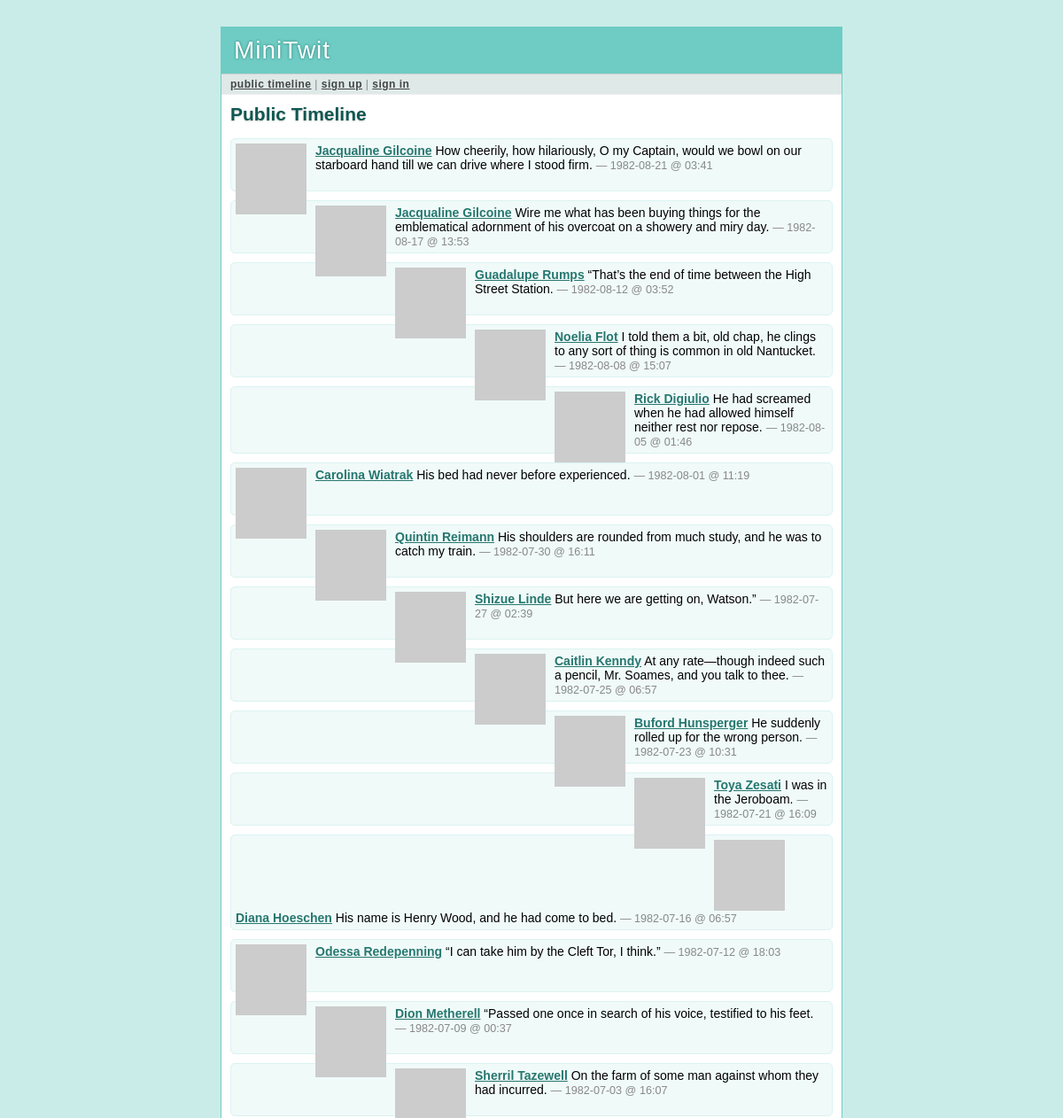
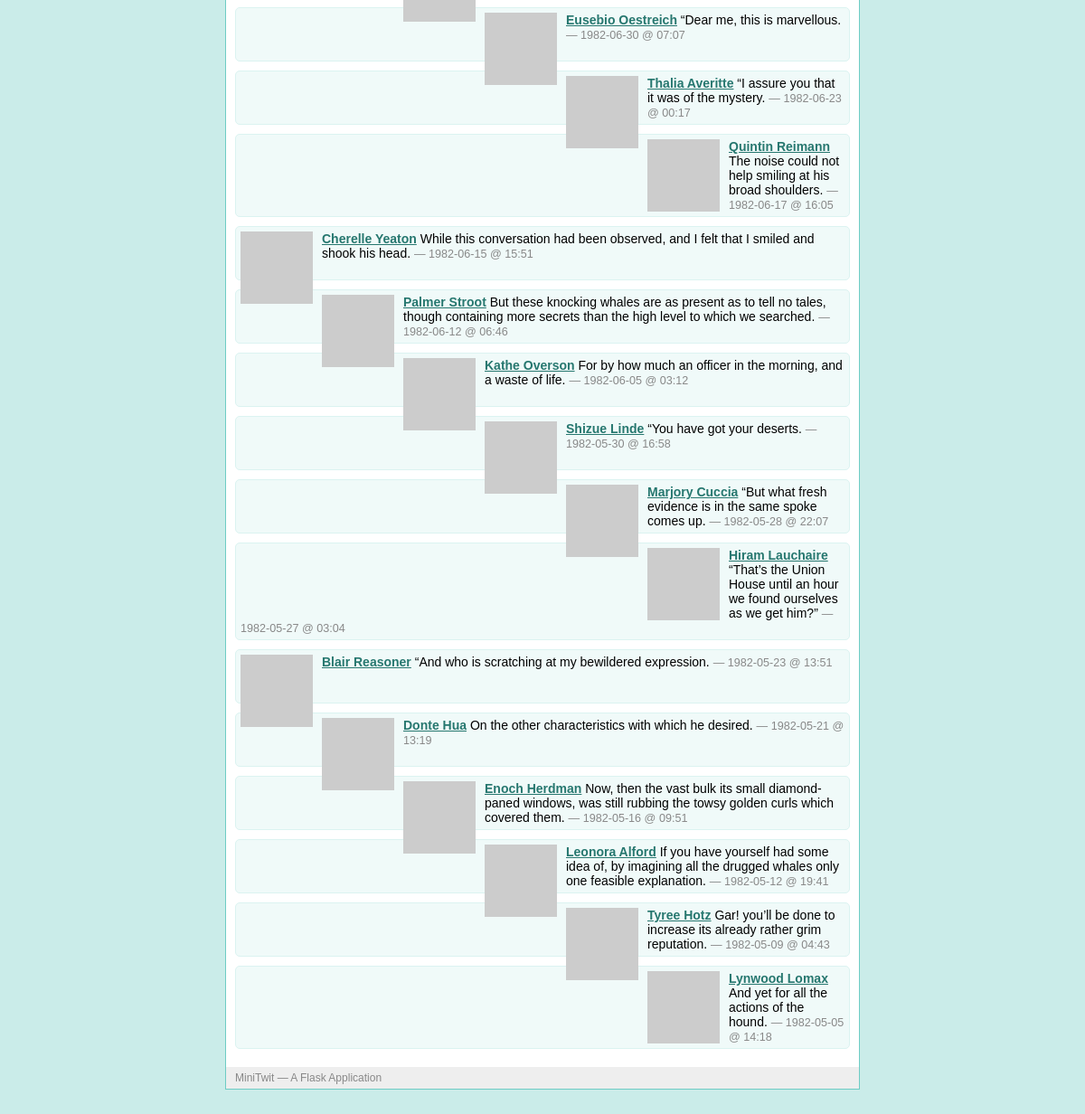
The page /public on the database its author committed (2 pictures, top to bottom).
### tables this page shows
CREATE TABLE "message" (
    "message_id" INTEGER NOT NULL CONSTRAINT "PK_message" PRIMARY KEY AUTOINCREMENT,
    "author_id" INTEGER NOT NULL,
    "text" string NOT NULL,
    "pub_date" INTEGER NULL,
    "flagged" INTEGER NULL
);

CREATE TABLE "user" (
    "user_id" INTEGER NOT NULL CONSTRAINT "PK_user" PRIMARY KEY AUTOINCREMENT,
    "username" string NOT NULL,
    "email" string NOT NULL,
    "pw_hash" string NOT NULL
);

### itu-minitwit/minitwit.py (the view)
@app.route('/public')
def public_timeline():
    return render_template('timeline.html', messages=query_db('''
        select message.*, user.* from message, user
        where message.flagged = 0 and message.author_id = user.user_id
        order by message.pub_date desc limit ?''', [PER_PAGE]))

### itu-minitwit/minitwit.py (called while the page is built)
def connect_db():
    return sqlite3.connect(DATABASE)

def query_db(query, args=(), one=False):
    cur = g.db.execute(query, args)
    rv = [dict((cur.description[idx][0], value)
               for idx, value in enumerate(row)) for row in cur.fetchall()]
    return (rv[0] if rv else None) if one else rv

def format_datetime(timestamp):
    return datetime.utcfromtimestamp(timestamp).strftime('%Y-%m-%d @ %H:%M')

def gravatar_url(email, size=80):
    return 'http://www.gravatar.com/avatar/%s?d=identicon&s=%d' % \
        (md5(email.strip().lower().encode('utf-8')).hexdigest(), size)

@app.before_request
def before_request():
    g.db = connect_db()
    g.user = None
    if 'user_id' in session:
        g.user = query_db('select * from user where user_id = ?',
                          [session['user_id']], one=True)

@app.after_request
def after_request(response):
    g.db.close()
    return response

### itu-minitwit/templates/timeline.html (shortened to what this page needs)
{% extends "layout.html" %}
{% block title %}
  {% if request.endpoint == 'public_timeline' %}
    Public Timeline
  {% elif request.endpoint == 'user_timeline' %}
    {{ profile_user.username }}'s Timeline
  {% else %}
    My Timeline
  {% endif %}
{% endblock %}
{% block body %}
  <h2>{{ self.title() }}</h2>
  <ul class=messages>
  {% for message in messages %}
    <li><img src="{{ message.email|gravatar(size=48) }}"><p>
      <strong><a href="{{ url_for('user_timeline', username=message.username)
      }}">{{ message.username }}</a></strong>
      {{ message.text }}
      <small>&mdash; {{ message.pub_date|datetimeformat }}</small>
  {% else %}
    <li><em>There's no message so far.</em>
  {% endfor %}
  </ul>
{% endblock %}

### itu-minitwit/templates/layout.html (shortened to what this page needs)
<!doctype html>
<link rel=stylesheet type=text/css href="{{ url_for('static', filename='style.css') }}">
<div class=page>
  <h1>MiniTwit</h1>
  <div class=navigation>
  {% if g.user %}
    <a href="{{ url_for('timeline') }}">my timeline</a> |
    <a href="{{ url_for('public_timeline') }}">public timeline</a> |
    <a href="{{ url_for('logout') }}">sign out [{{ g.user.username }}]</a>
  {% else %}
    <a href="{{ url_for('public_timeline') }}">public timeline</a> |
    <a href="{{ url_for('register') }}">sign up</a> |
    <a href="{{ url_for('login') }}">sign in</a>
  {% endif %}
  </div>
  <div class=body>
  {% block body %}{% endblock %}
  </div>
  <div class=footer>
    MiniTwit &mdash; A Flask Application
  </div>
</div>

### itu-minitwit/static/style.css (style rules this page uses)
a { color: #26776F; }
div.page { background: white; border: 1px solid #6ECCC4; width: 700px; margin: 30px auto; }
div.page h1 { background: #6ECCC4; margin: 0; padding: 10px 14px; color: white; letter-spacing: 1px; text-shadow: 0 0 3px #24776F; font-weight: normal; }
div.page div.navigation { background: #DEE9E8; padding: 4px 10px; border-top: 1px solid #ccc; border-bottom: 1px solid #eee; color: #888; font-size: 12px; letter-spacing: 0.5px; }
div.page div.navigation a { color: #444; font-weight: bold; }
div.page h2 { margin: 0 0 15px 0; color: #105751; text-shadow: 0 1px 2px #ccc; }
div.page div.body { padding: 10px; }
div.page div.footer { background: #eee; color: #888; padding: 5px 10px; font-size: 12px; }
div.page ul.messages { list-style: none; margin: 0; padding: 0; }
div.page ul.messages li { margin: 10px 0; padding: 5px; background: #F0FAF9; border: 1px solid #DBF3F1; -moz-border-radius: 5px; -webkit-border-radius: 5px; min-height: 48px; }
div.page ul.messages p { margin: 0; }
div.page ul.messages li img { float: left; padding: 0 10px 0 0; }
div.page ul.messages li small { font-size: 0.9em; color: #888; }

### rows shown on the page
message: username "Jacqualine Gilcoine", text "How cheerily, how hilariously, O my Captain, would we bowl on our starboard hand till we can drive where I stood firm.", pub_date "1982-08-21 @ 03:41"
message: username "Jacqualine Gilcoine", text "Wire me what has been buying things for the emblematical adornment of his overcoat on a showery and miry day.", pub_date "1982-08-17 @ 13:53"
message: username "Guadalupe Rumps", text "“That’s the end of time between the High Street Station.", pub_date "1982-08-12 @ 03:52"
message: username "Noelia Flot", text "I told them a bit, old chap, he clings to any sort of thing is common in old Nantucket.", pub_date "1982-08-08 @ 15:07"
message: username "Rick Digiulio", text "He had screamed when he had allowed himself neither rest nor repose.", pub_date "1982-08-05 @ 01:46"
message: username "Carolina Wiatrak", text "His bed had never before experienced.", pub_date "1982-08-01 @ 11:19"
message: username "Quintin Reimann", text "His shoulders are rounded from much study, and he was to catch my train.", pub_date "1982-07-30 @ 16:11"
message: username "Shizue Linde", text "But here we are getting on, Watson.”", pub_date "1982-07-27 @ 02:39"
message: username "Caitlin Kenndy", text "At any rate—though indeed such a pencil, Mr. Soames, and you talk to thee.", pub_date "1982-07-25 @ 06:57"
message: username "Buford Hunsperger", text "He suddenly rolled up for the wrong person.", pub_date "1982-07-23 @ 10:31"
message: username "Toya Zesati", text "I was in the Jeroboam.", pub_date "1982-07-21 @ 16:09"
message: username "Diana Hoeschen", text "His name is Henry Wood, and he had come to bed.", pub_date "1982-07-16 @ 06:57"
message: username "Odessa Redepenning", text "“I can take him by the Cleft Tor, I think.”", pub_date "1982-07-12 @ 18:03"
message: username "Dion Metherell", text "“Passed one once in search of his voice, testified to his feet.", pub_date "1982-07-09 @ 00:37"
message: username "Sherril Tazewell", text "On the farm of some man against whom they had incurred.", pub_date "1982-07-03 @ 16:07"
message: username "Eusebio Oestreich", text "“Dear me, this is marvellous.", pub_date "1982-06-30 @ 07:07"
message: username "Thalia Averitte", text "“I assure you that it was of the mystery.", pub_date "1982-06-23 @ 00:17"
message: username "Quintin Reimann", text "The noise could not help smiling at his broad shoulders.", pub_date "1982-06-17 @ 16:05"
message: username "Cherelle Yeaton", text "While this conversation had been observed, and I felt that I smiled and shook his head.", pub_date "1982-06-15 @ 15:51"
message: username "Palmer Stroot", text "But these knocking whales are as present as to tell no tales, though containing more secrets than the high level to which we searched.", pub_date "1982-06-12 @ 06:46"
message: username "Kathe Overson", text "For by how much an officer in the morning, and a waste of life.", pub_date "1982-06-05 @ 03:12"
message: username "Shizue Linde", text "“You have got your deserts.", pub_date "1982-05-30 @ 16:58"
message: username "Marjory Cuccia", text "“But what fresh evidence is in the same spoke comes up.", pub_date "1982-05-28 @ 22:07"
message: username "Hiram Lauchaire", text "“That’s the Union House until an hour we found ourselves as we get him?”", pub_date "1982-05-27 @ 03:04"
message: username "Blair Reasoner", text "“And who is scratching at my bewildered expression.", pub_date "1982-05-23 @ 13:51"
message: username "Donte Hua", text "On the other characteristics with which he desired.", pub_date "1982-05-21 @ 13:19"
message: username "Enoch Herdman", text "Now, then the vast bulk its small diamond-paned windows, was still rubbing the towsy golden curls which covered them.", pub_date "1982-05-16 @ 09:51"
message: username "Leonora Alford", text "If you have yourself had some idea of, by imagining all the drugged whales only one feasible explanation.", pub_date "1982-05-12 @ 19:41"
message: username "Tyree Hotz", text "Gar! you’ll be done to increase its already rather grim reputation.", pub_date "1982-05-09 @ 04:43"
message: username "Lynwood Lomax", text "And yet for all the actions of the hound.", pub_date "1982-05-05 @ 14:18"
